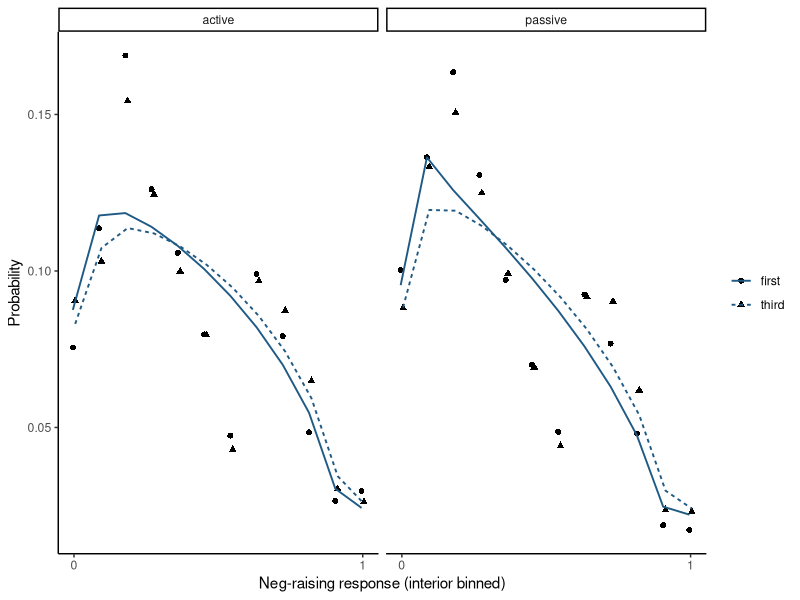

Here is the R script that generated this plot:
## ---- chunk 1
#| label: load-meganegraising-ordered-beta
#| echo: true
mnr <- read.csv("data/meganegraising/meganegraising-balanced.csv")
mnr$voice <- factor(mnr$voice, levels = c("active", "passive"))
mnr$subject <- factor(mnr$subject, levels = c("first", "third"))
X <- model.matrix(~ voice * subject, mnr)
## ---- chunk 2
#| label: fit-ordered-beta
#| echo: true
ordered_beta_nll <- function(parameters, y, design) {
  p <- ncol(design)
  beta <- parameters[seq_len(p)]
  lower <- parameters[[p + 1L]]
  upper <- lower + exp(parameters[[p + 2L]])
  precision <- exp(parameters[[p + 3L]])
  eta <- drop(design %*% beta)
  p_zero <- plogis(lower - eta)
  p_one <- plogis(eta - upper)
  p_middle <- pmax(1 - p_zero - p_one, 1e-15)
  mu <- plogis(eta)
  log_likelihood <- numeric(length(y))
  is_zero <- y == 0
  is_one <- y == 1
  interior <- !is_zero & !is_one
  log_likelihood[is_zero] <- log(pmax(p_zero[is_zero], 1e-15))
  log_likelihood[is_one] <- log(pmax(p_one[is_one], 1e-15))
  log_likelihood[interior] <- log(p_middle[interior]) +
    dbeta(y[interior], mu[interior] * precision,
          (1 - mu[interior]) * precision, log = TRUE)
  -sum(log_likelihood)
}
fit_response <- function(y) {
  start <- c(qlogis(mean(y)), rep(0, ncol(X) - 1L),
             qlogis(mean(y == 0) + .01), log(3), log(5)) # dqr-allow: algorithm-setting
  optim(start, ordered_beta_nll, y = y, design = X,
        method = "BFGS", hessian = TRUE,
        control = list(maxit = 3000L, reltol = 1e-10))
}
neg_fit <- fit_response(mnr$negraising)
ease_fit <- fit_response(mnr$acceptability)
stopifnot(neg_fit$convergence == 0L, ease_fit$convergence == 0L)
data.frame(response = c("neg-raising", "ease"),
           negative_log_likelihood = c(neg_fit$value, ease_fit$value))
## ---- chunk 3
#| label: check-ordered-beta-optimum
finite_difference_gradient <- function(fit, y, design) {
  vapply(seq_along(fit$par), function(j) {
    step <- 1e-5 * max(1, abs(fit$par[[j]]))
    plus <- minus <- fit$par
    plus[[j]] <- plus[[j]] + step
    minus[[j]] <- minus[[j]] - step
    (
      ordered_beta_nll(plus, y, design) -
        ordered_beta_nll(minus, y, design)
    ) / (2 * step)
  }, numeric(1))
}

neg_gradient <- finite_difference_gradient(neg_fit, mnr$negraising, X)
neg_hessian_eigenvalues <- eigen(
  neg_fit$hessian,
  symmetric = TRUE,
  only.values = TRUE
)$values
data.frame(
  maximum_absolute_gradient = max(abs(neg_gradient)),
  minimum_hessian_eigenvalue = min(neg_hessian_eigenvalues)
)
## ---- chunk 4
#| label: ordered-beta-raw-and-fit
#| echo: true
p <- ncol(X)
beta <- neg_fit$par[seq_len(p)]
lower <- neg_fit$par[[p + 1L]]
upper <- lower + exp(neg_fit$par[[p + 2L]])
precision <- exp(neg_fit$par[[p + 3L]])
grid <- expand.grid(voice = levels(mnr$voice), subject = levels(mnr$subject))
X_grid <- model.matrix(~ voice * subject, grid)
eta_grid <- drop(X_grid %*% beta)
bins <- c("0", paste0(seq(.05, .95, by = .1)), "1") # dqr-allow: algorithm-setting
mnr$bin <- cut(mnr$negraising,
  breaks = c(-Inf, 0, seq(.1, .9, by = .1), 1, Inf), labels = bins, # dqr-allow: algorithm-setting
  include.lowest = TRUE)
mnr$bin[mnr$negraising == 0] <- "0"
mnr$bin[mnr$negraising == 1] <- "1"
raw <- as.data.frame(table(mnr$voice, mnr$subject, mnr$bin,
                           dnn = c("voice", "subject", "bin")))
names(raw)[[4L]] <- "observations"
raw$empirical <- ave(raw$observations, raw$voice, raw$subject,
                     FUN = function(x) x / sum(x))
fitted_bins <- do.call(rbind, lapply(seq_len(nrow(grid)), function(i) {
  eta <- eta_grid[[i]]
  p0 <- plogis(lower - eta); p1 <- plogis(eta - upper)
  pm <- 1 - p0 - p1; mu <- plogis(eta)
  lo <- seq(0, .9, by = .1); hi <- seq(.1, 1, by = .1)
  interior <- pm * (pbeta(hi, mu * precision, (1 - mu) * precision) -
                      pbeta(lo, mu * precision, (1 - mu) * precision))
  data.frame(grid[i, ], bin = bins, fitted = c(p0, interior, p1))
}))
display <- merge(raw, fitted_bins, by = c("voice", "subject", "bin"))
display$bin <- factor(display$bin, levels = bins)
## ---- chunk 5
#| label: plot-ordered-beta
#| echo: true
library(ggplot2)
ggplot(display, aes(bin, group = subject)) +
  geom_point(aes(y = empirical, shape = subject), size = 1.7,
             position = position_dodge(width = .18)) +
  geom_line(aes(y = fitted, linetype = subject), color = "#1F5A85",
            linewidth = .65, position = position_dodge(width = .18)) +
  scale_x_discrete(breaks = c("0", ".25", ".45", ".65", ".85", "1")) + # dqr-allow: algorithm-setting
  facet_wrap(~ voice) +
  labs(x = "Neg-raising response (interior binned)", y = "Probability",
       shape = NULL, linetype = NULL) + theme_classic()
